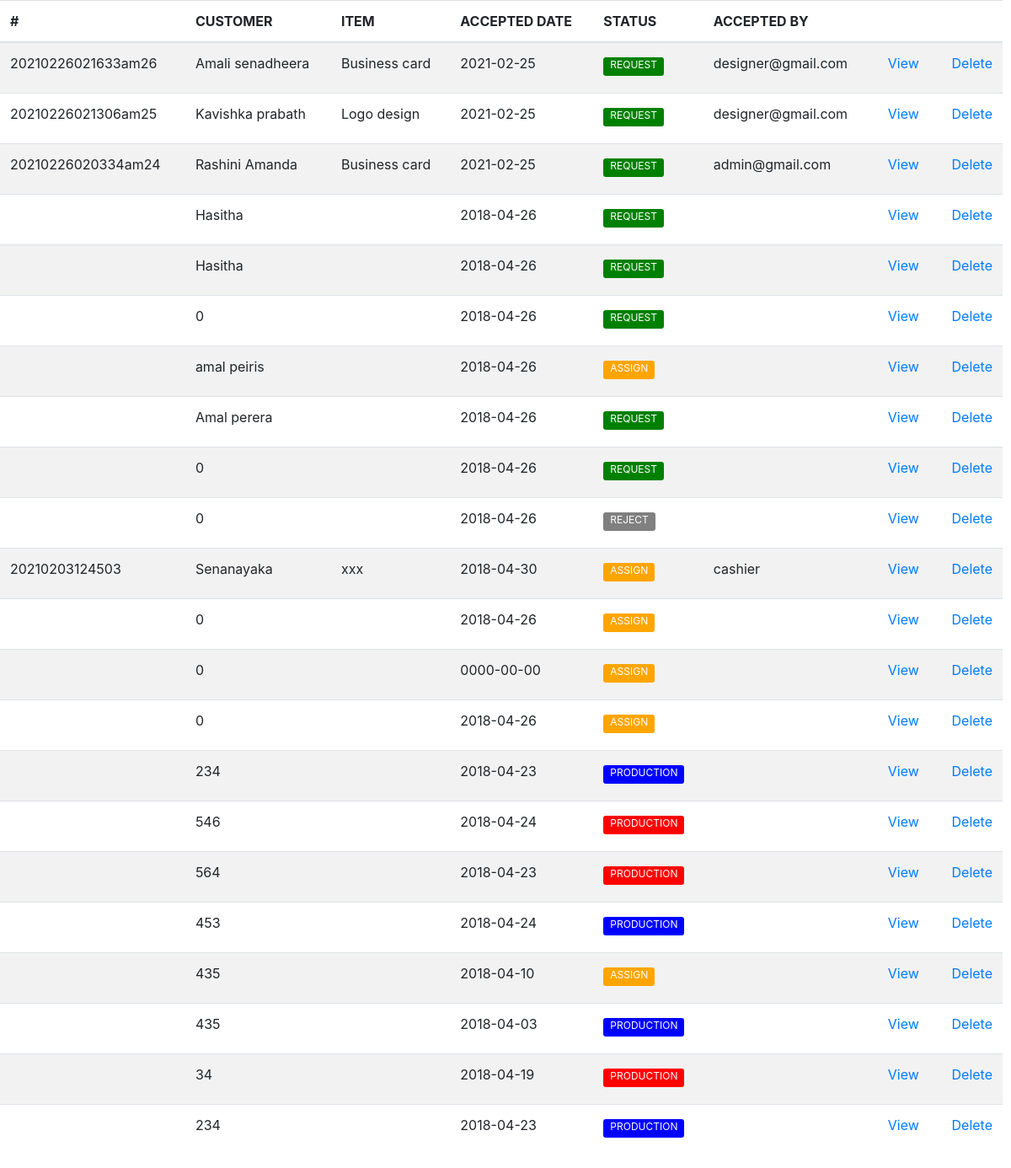
Page /tables/jobs_table.php (signed in) on the earlier database version.
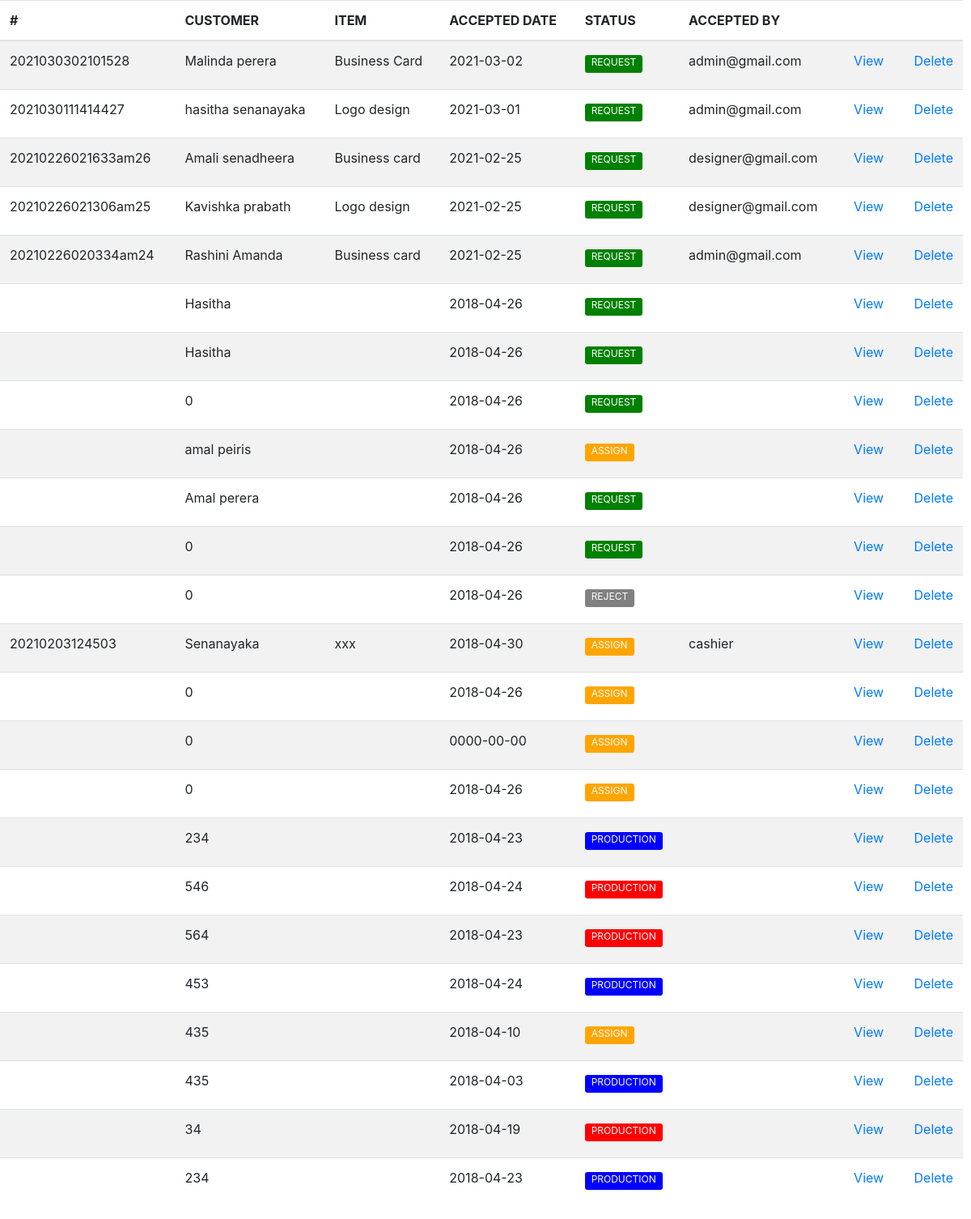
Same page on the later database version.
### tables this page shows
CREATE TABLE `jobs` (
  `id` int(11) NOT NULL,
  `job_no` varchar(100) NOT NULL,
  `customer` varchar(400) NOT NULL,
  `channel` varchar(100) NOT NULL,
  `job_type` varchar(100) NOT NULL,
  `product` varchar(100) NOT NULL,
  `category` varchar(100) NOT NULL,
  `material` varchar(64) NOT NULL,
  `size` varchar(50) NOT NULL,
  `bind` varchar(50) NOT NULL,
  `colour` varchar(20) NOT NULL,
  `user_description` varchar(250) NOT NULL,
  `date` date NOT NULL,
  `quantity` decimal(10,2) NOT NULL,
  `budget` decimal(10,2) NOT NULL,
  `discount` decimal(10,2) NOT NULL,
  `discounted` decimal(10,2) NOT NULL,
  `ad_pay_amount` decimal(10,2) NOT NULL,
  `rest` decimal(10,2) NOT NULL,
  `admin_description` varchar(250) NOT NULL,
  `state` enum('request','design','production','reject','QA','complete','dispatch') NOT NULL,
  `accepted_by` varchar(100) NOT NULL,
  `checked_by` varchar(100) NOT NULL,
  `failed_reason` varchar(255) NOT NULL,
  `cash` decimal(10,2) NOT NULL,
  `change_amt` decimal(10,2) NOT NULL,
  `payment` decimal(10,2) NOT NULL,
  `dispatch_day` varchar(100) NOT NULL,
  `dispatch_year` varchar(10) NOT NULL,
  `dispatch_month` varchar(10) NOT NULL
);

### tables/jobs_table.php (the view, shortened to what this page needs)
<!DOCTYPE html>
<html>
<head>
</head>
<body>
      <?php
      require '../include/config.php';
      if(isset($_POST["query"]))
      {
         $search =$_POST["query"];
         $query = "SELECT * FROM jobs WHERE job_no LIKE '%".$search."%' ";
      }
      else
      {
      $query = "SELECT * FROM jobs ORDER BY id DESC";
      }
      $result = mysqli_query($conn ,$query);
      if(mysqli_num_rows($result)>0)
      {
      ?>
 <div class="tablealign">
 <?php include('../include/head.php'); ?>
  <table id="editable_table" class="table table table-striped">
   <thead>
    <tr>
     <th>#</th>
     <th>CUSTOMER</th>
     <th>ITEM</th>
     <th>ACCEPTED DATE</th>
     <th>STATUS</th>
     <th>ACCEPTED BY</th>
     <th></th>
     <th></th>
    </tr>
   </thead>
   <tbody>
   <?php
   while($row = mysqli_fetch_array($result))
   {
    echo '
    <tr>
     <td>'.$row["job_no"].'</td>
     <td>'.$row["customer"].'</td>
     <td>'.$row["product"].'</td>
     <td>'.$row["date"].'</td>';
     if($row["state"]=="request"){
        echo
        '<td> <label class="btn-sm" style="background-color:green; border: 0px; color: #ffffff; font-size: 12px; padding-top: 0px;">'."REQUEST".'</label></td>';
     }else if($row["state"]=="design" || $row["state"]=="production" || $row["state"]=="QA"){
        echo
        '<td> <label class="btn-sm" style="background-color:orange; border: 0px; color: #ffffff; font-size: 12px; padding-top: 0px;">'."ASSIGN".'</label></td>';
     }else if($row["state"]=="dispatch"){
        echo
        '<td> <label class="btn-sm" style="background-color:red; border: 0px; color: #ffffff; font-size: 12px; padding-top: 0px;">'."PRODUCTION".'</label></td>';
     }else if($row["state"]=="complete"){
        echo
        '<td> <label class="btn-sm" style="background-color:blue; border: 0px; color: #ffffff; font-size: 12px; padding-top: 0px;">'."PRODUCTION".'</label></td>';
     }else if($row["state"]=="reject"){
        echo
        '<td> <label class="btn-sm" style="background-color:gray; border: 0px; color: #ffffff; font-size: 12px; padding-top: 0px;">'."REJECT".'</label></td>';
     }
    echo '
     <td>'.$row["accepted_by"].'</td>
      <td><button type="button"  id="' .$row["id"].'" name="'.$row["id"].'" class="btn btn-primary btn-sm view_data" data-toggle="modal" data-target="#myModal" style="background-color: transparent; border: 0px; color: #007bff; font-size: 16px; padding-top: 0px;">View</button></td>
     <td style="width: 5%;"><a href="../controller/inbound_requests_controller?j_delete_id='.$row["id"].'" onclick="confirmation(event)">Delete</a></td>
    </tr>
     ';
   }
   ?>
   </tbody>
  </table>
</div>
   <?php
  }
  else
  {
   echo 'Data Not Found';
  }
  ?>
  </body>
  </html>

### include/head.php (shortened to what this page needs)
<link href="../vendor/bootstrap/css/bootstrap.min.css" rel="stylesheet">
<link href="../vendor/font-awesome/css/font-awesome.min.css" rel="stylesheet" type="text/css">
<link href="../vendor/datatables/dataTables.bootstrap4.css" rel="stylesheet">
<link href="../css/sb-admin.css" rel="stylesheet">
<link href="../css/main.css" rel="stylesheet">

### css/sb-admin.css (style rules this page uses)
html { position: relative; min-height: 100%; }
body { overflow-x: hidden; }

### tables/jobs_table.php (style rules this page uses)
.tablealign { margin-right: 10px; }

Differences in the rows shown:
added jobs: job_no "2021030302101528", customer "Malinda perera", product "Business Card", date "2021-03-02", state "REQUEST", accepted_by "admin@gmail.com"
added jobs: job_no "2021030111414427", customer "hasitha senanayaka", product "Logo design", date "2021-03-01", state "REQUEST", accepted_by "admin@gmail.com"
